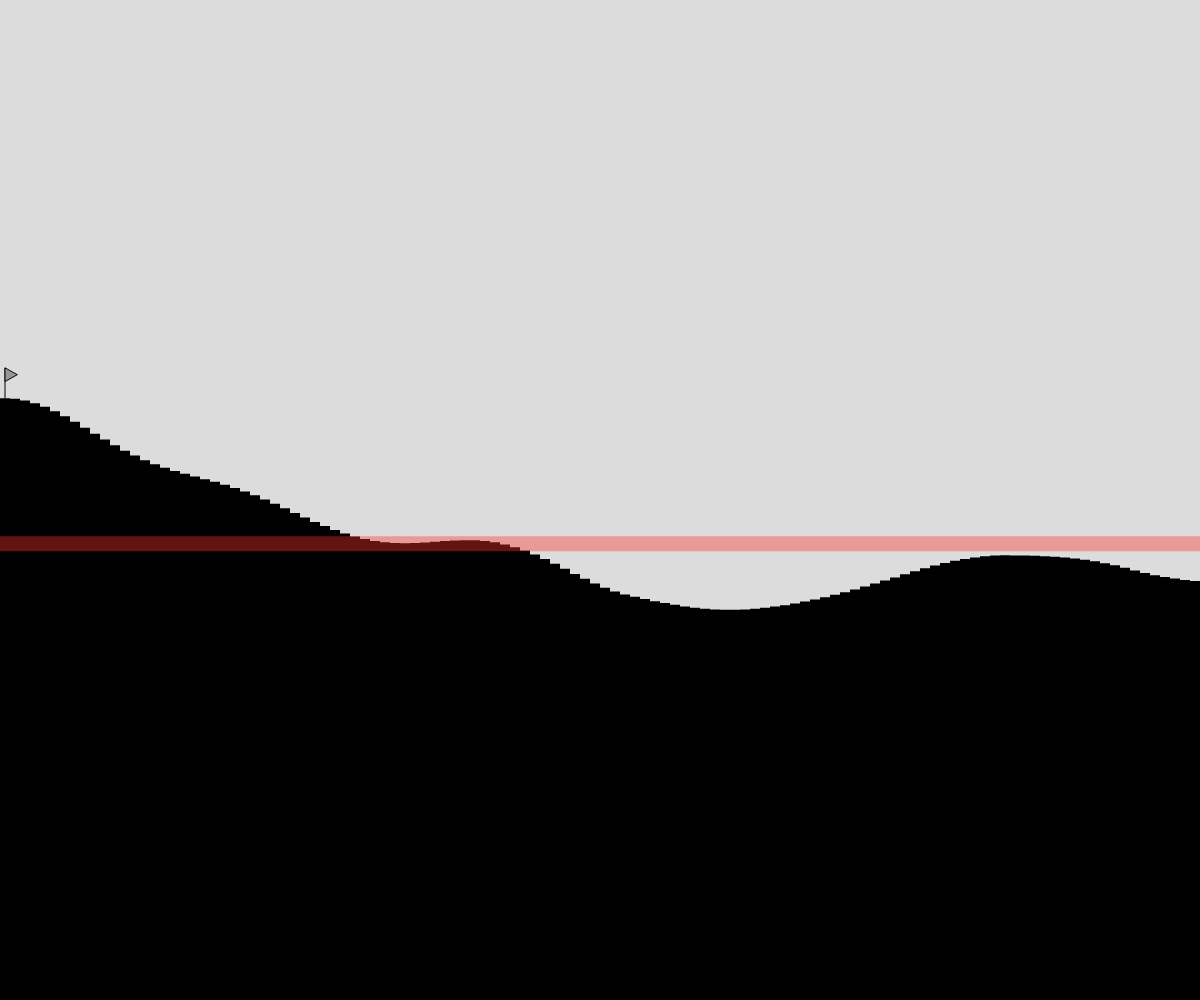
Frame 1 (no input)
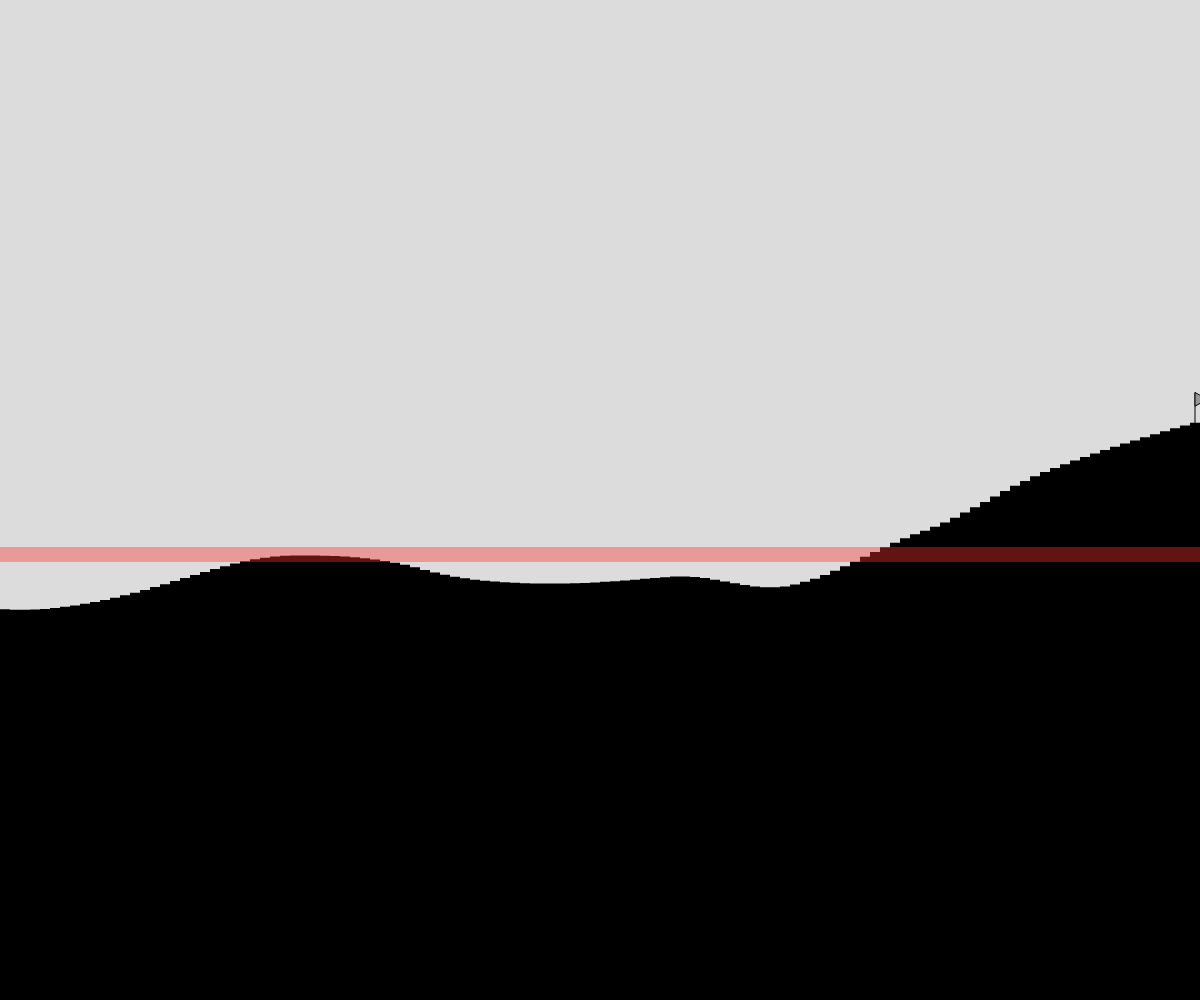
Frame 60 (no input)
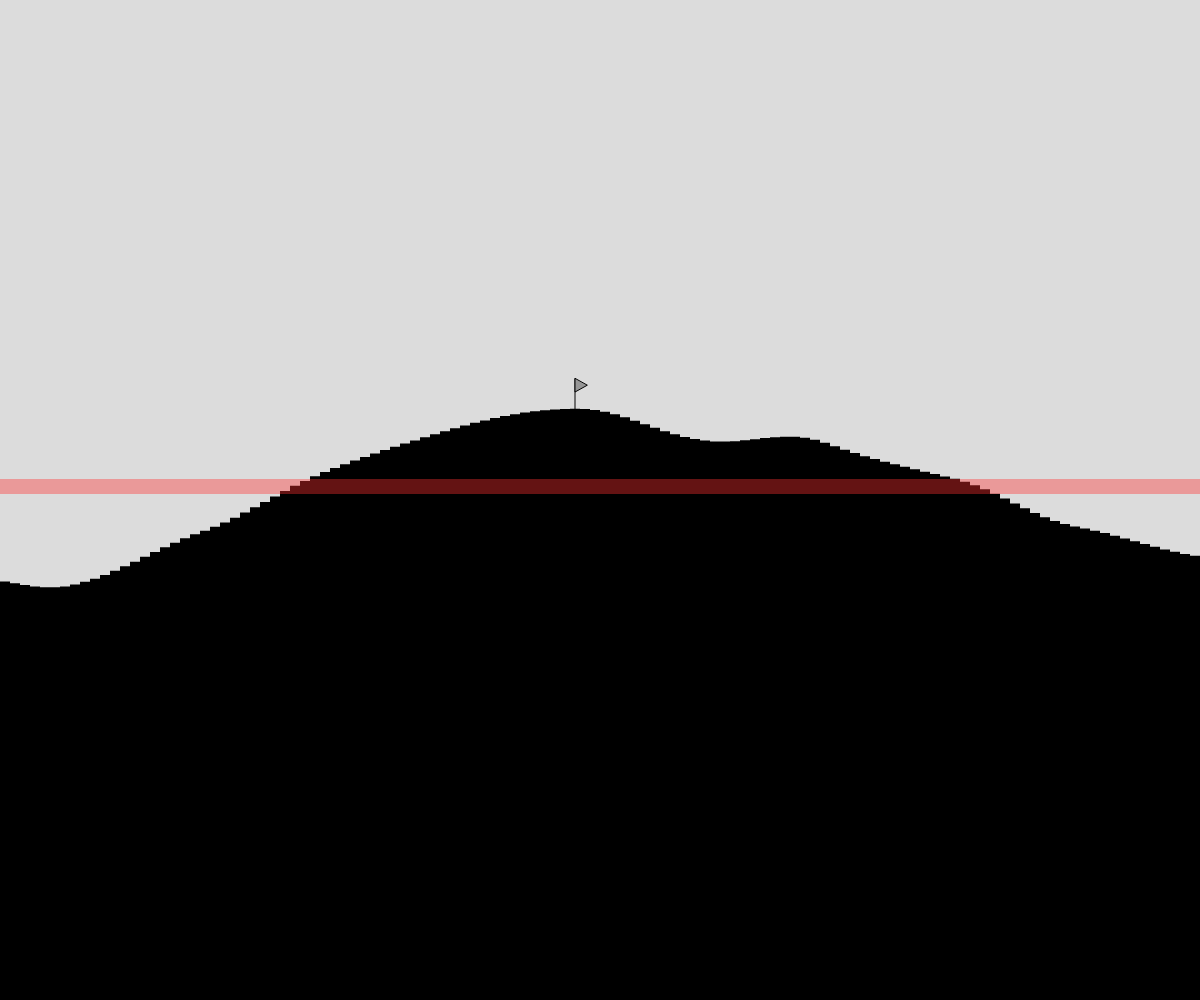
Frame 120 (the mouse pressed at the canvas centre since frame 60)

The p5.js sketch that drew these frames (run headless with seeded random() and noise() and a simulated clock; from frame 60 on, the mouse is pressed at the canvas centre):

// p5.js sketch
// ── sketch.js
// Terrain Generation
// Adam Abouelela
// March 11, 2024
// Draws a panning terrain landscape. Additionally, it draws a flag at the highest point of the terrain and a red band at the average height.

let rec_width = 10; //Keep track of the rectangle width.
let time = 0; //Keeps track of the time used for perlin noise respectively.

function setup() {
  createCanvas(windowWidth, windowHeight);
  rectMode(CORNERS);
  strokeWeight(0);
}

function draw() {
  background(220);
  // Draw the terrain.
  generateTerrain();
}

// Changes the width of the rectangles based on the arrow key pressed as long as the width is within set bound.
function keyPressed(){
  if (keyCode === LEFT_ARROW && rec_width !== 1){rec_width--;}
  else if (keyCode === RIGHT_ARROW && rec_width !== 30){rec_width++;}
}

// This function is responsible for drawing the terrain and panning the scene.
function generateTerrain(){
  fill(0);
  let time_added = 0; //Keeps track of all the time added this frame.
  // These two variables keep track of the location of the highest peak.
  let peakY = height;
  let peakX = 0;
  let heights = []; //Keeps track of the all the rectangle heights generated in an array.
  let total_height = 0;

  // Draw a series of rectangles based on the current set rectangle width and a height determined by perlin noise.
  for (let x = 0; x < width; x+=rec_width){
    let y = height - map(noise(time), 0, 1, height*0.2, height*0.8);
    rect(x, height, x+rec_width, y);
    heights.push(y);
    time += 0.01;
    time_added += 0.01;

    // Checks to see if the current rectangle drawn is taller than the current tallest. If so, it makes it the new tallest rectangle.
    if (y < peakY){
      peakX = x + rec_width/2;
      peakY = y;
    }
  }

  // Ensures that the flag doesn't go completely offscreen by not allowing it's x-pos to be greater than the screen width.
  if (peakX > width){peakX-=rec_width/2;}

  // Calculate the average height from an array of heights by adding all the heights then dividing them by the number of heights.
  for (y of heights){total_height += y;}
  avg_height = total_height/heights.length;

  // Call the functions that draw the red band and the flag.
  drawBand(avg_height);
  drawFlag(peakX, peakY);

  // Ssubtracts most of the time added this frame from the total time, which cause a panning effect.
  time -= time_added*0.99;
}

// This function draws a red band on the average height of the terrain.
function drawBand(y){
  fill(255,50,50,100);
  rect(0,y-5,width,y+10);
  fill(0);
}

// This function draws a flag at the highest point of the terrain.
function drawFlag(x, y){
  let tall = 30; //The size of the flag.
  strokeWeight(1);
  fill(150);
  line(x,y,x,y-tall);
  triangle(x, y-tall, x, y-tall/1.8, x+tall/2.5, y-(tall+tall/1.8)/2);
  strokeWeight(0);
}
